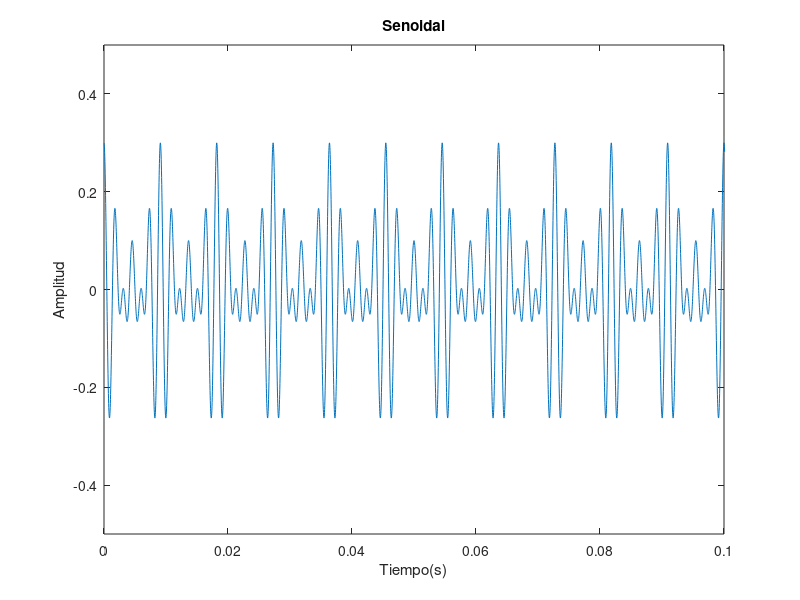

MATLAB code to generate this figure:
clear all;
close all;

fs=48000;
Ts=1/fs;
f1=440;
f2=550;
f3=660;

T=1;
A=0.1;

t=Ts:Ts:T;
L=length(t)

xdet1=A*cos(2*pi*f1*t);
xdet2=A*cos(2*pi*f2*t);
xdet3=A*cos(2*pi*f3*t);

xdets=xdet1+xdet2+xdet3;

plot(t,xdets);
axis([0 0.1 -0.5 0.5]);
xlabel('Tiempo(s)');
ylabel('Amplitud');
title('Senoidal');

sound(xdets,fs);
